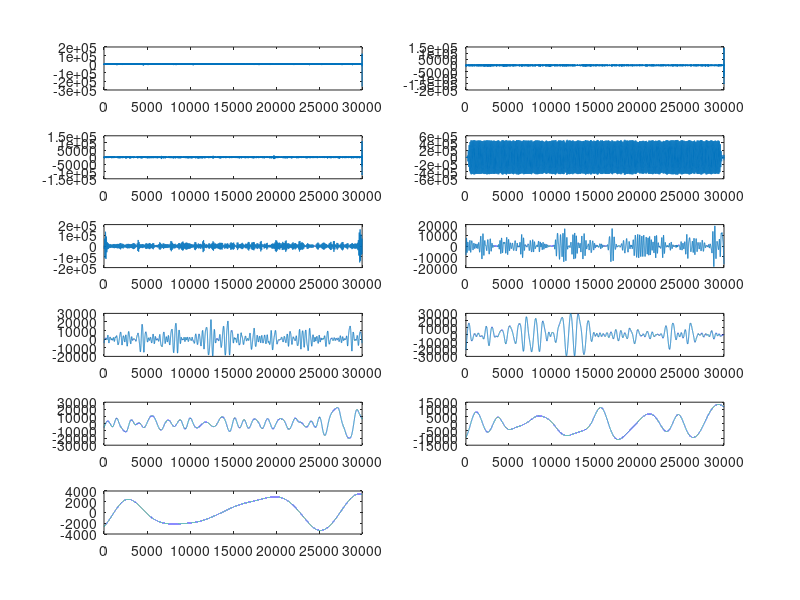

This figure's MATLAB source: (Note: this script raises an error after producing the figure.)
load('ERP_sham_test1_test2_cc')
load('CEEMDAN_FAST_20000_50_500_002_RESULTS')
load('CEEMDAN_FAST_20000points_50_500_02_RESULTS')
load('CEEMDAN_of_mode_4_results')
load('CEEMDAN_FAST_TEST2_50_500_002_results.mat')

[d,c]=butter(3,50/250,'low');
[b,a]=butter(3,0.5/250,'high');

X = ERPSHAM.ES(1,5000:24999);
Y = ERPTEST1.E1(1,5000:24999);
%% ERP DATA MODES PLOT

modes = CEEMDAN_FAST_TEST2_50_500_002_results;

figure(1);
for i = 1:1:11
    subplot(6,2,i)
    plot(modes(i,:))
end 

reconstructed_mode4 = zeros(1,20000);

for i= 1:1:11
    reconstructed_mode4(1,:) = reconstructed_mode4(1,:) + modes_of_mode(i,:);
end

RR = corrcoef(reconstructed_mode4(1,:), modes(4,:));

similarityR = RR(1,2);

figure(21);
for i = 1:1:11
    subplot(6,2,i)
    plot(modes_of_mode(i,:))
end 


%modes(4,:)= modes(4,:) - modes_of_mode(4,:);

reconstructed= zeros(1,20000);

for i= 1:1:11
    reconstructed(1,:) = reconstructed(1,:) + modes(i,:);
end


%% SHAM MODES PLOT

%modes_sham = CEEMDAN_FAST__SHAM_20000_50_500_002; reconstructed_sham =

%% Create reconstructed_free and filters
reconstructed_artif_free = reconstructed(1,:) - modes(4,:);

SHAM_after_filter = filtfilt(b,a,filtfilt(d,c,X));
FREE_after_filter = filtfilt(b,a,filtfilt(d,c,reconstructed_artif_free));

SHAM_only_high_pass = filtfilt(b,a,X);
FREE_only_high_pass = filtfilt(b,a,reconstructed_artif_free);

%% Plots for filters

figure(3);
plot(SHAM_after_filter)
hold on
plot(FREE_after_filter)
hold off
title('AFTER FILTER')

similarity_best = 0;

for i= 0:1:15000
    low = 1 + i;
    high = 5000 + i;
    
    R = corrcoef(SHAM_after_filter(1, low: high), FREE_after_filter(1, low: high));
    similarity = R(1,2);
    
    if similarity > similarity_best
        similarity_best = similarity;
        low_best = low;
        high_best = high;
    end
end
 
R_check = corrcoef(SHAM_after_filter(1, 6600: 11600), FREE_after_filter(1, 6600: 11600));
similarity_check = R_check(1,2);

figure(3);
plot(SHAM_after_filter(1, low_best: high_best))
hold on
plot(FREE_after_filter(1, low_best: high_best))
hold off
xlim([0 5000])
title('AFTER FILTER')

%figure(4);
%plot(X)
%hold on
%plot(reconstructed_artif_free)
%hold off
%title('BEFORE FILTER')

%figure(5);
%plot(SHAM_only_high_pass)
%hold on
%plot(FREE_only_high_pass)
%hold off
%title('Only high pass filter')
